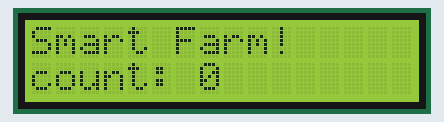
This sketch was run on a simulated ESP32. On the bench: 16×2 character LCD.

Above: at 0.1 s.
At 4.2 s:
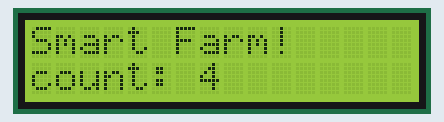
At 9.2 s:
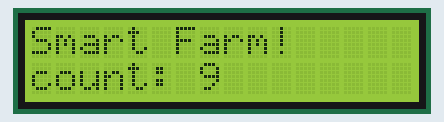
At 19.3 s:
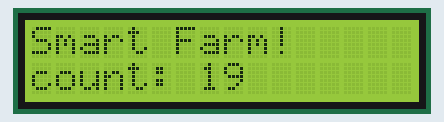
At 28.4 s:
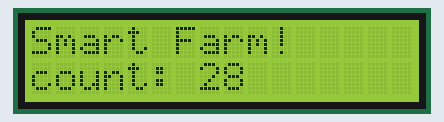
At 38.5 s:
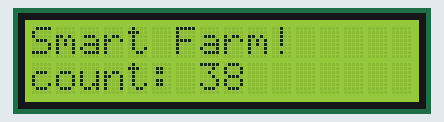

Measured:
- what the display in image 1 shows lasts 1.0 s, from 4.1 s to 5.1 s

The sketch:

08_lcd.ino
```cpp
/*
  2단계 ③ LCD(I2C) — 스마트팜의 작은 상황판
  ⚠ 확장쉴드의 A4·A5 줄에 꽂으면 안 돼요! (D1 R32에서는 그 자리가 입력 전용)
     LCD의 SDA·SCL 선을 **보드 위쪽의 SDA·SCL 핀에 직접** 연결하세요.

  결선: LCD GND → 쉴드 G (아무 줄) / LCD VCC → 쉴드 V (아무 줄)
       LCD SDA → 보드 SDA 핀 (GPIO21) ← 직접!
       LCD SCL → 보드 SCL 핀 (GPIO22) ← 직접!
  라이브러리: LiquidCrystal I2C  ("avr 아키텍처" 경고는 무시해도 OK)
*/

#include <LiquidCrystal_I2C.h>   // I2C 방식 LCD 제어용 라이브러리 불러오기

// LCD 객체 생성 (I2C 주소, 가로 칸수, 세로 줄수)
LiquidCrystal_I2C lcd(0x27, 16, 2);  // 키트 LCD 주소 = 0x27 (안 나오면 0x3F로)

int count = 0;   // 숫자를 담아둘 변수 (상자) — 1초마다 1씩 커져요

// 처음 한 번만 실행
void setup() {
  lcd.init();                 // LCD 초기화 (통신 시작)
  lcd.backlight();            // 백라이트(화면 불빛) 켜기
  lcd.setCursor(0, 0);        // 커서를 첫째 줄(0), 첫째 칸(0)으로
  lcd.print("Smart Farm!");   // 글자 출력 (영문·숫자만 — 한글은 안 나와요!)
}

// 무한 반복
void loop() {
  lcd.setCursor(0, 1);        // 커서를 둘째 줄(1) 처음으로
  lcd.print("count: ");       // 글자 출력
  lcd.print(count);           // 변수에 담긴 숫자 출력
  count = count + 1;          // 숫자를 1 키우고
  delay(1000);                // 1초 쉬고 다시 (숫자가 실시간으로 변해요 = '갱신')
}

/*
  [안 나올 때]
  1. 화면에 불은 켜지는데 글자가 없다 → 뒷면 파란 다이얼(대비)을 드라이버로 살짝 조절
  2. 주소 문제 → 0x27을 0x3F로 바꿔 재업로드
  3. 그래도 안 되면 → eps32 저장소의 esp32-class-projects/08_cell_samples/00_i2c_scanner 로 실제 주소 확인
*/
```
